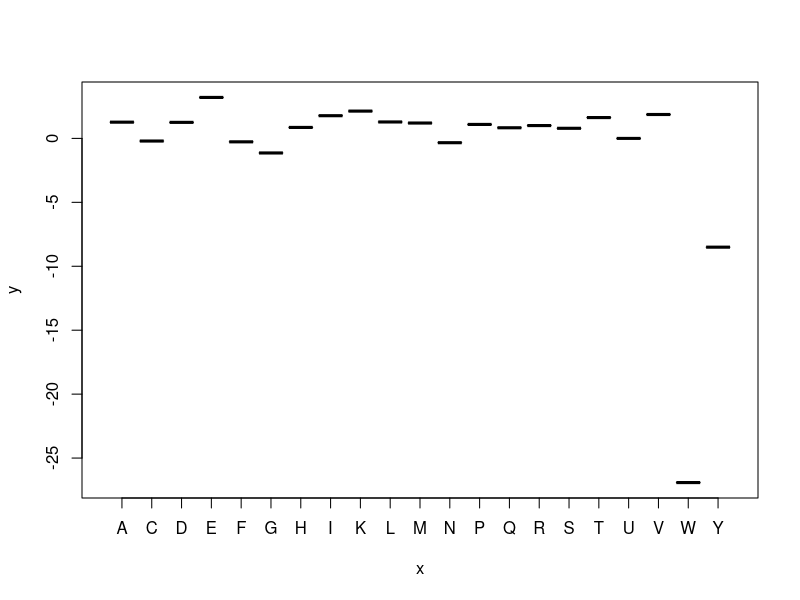
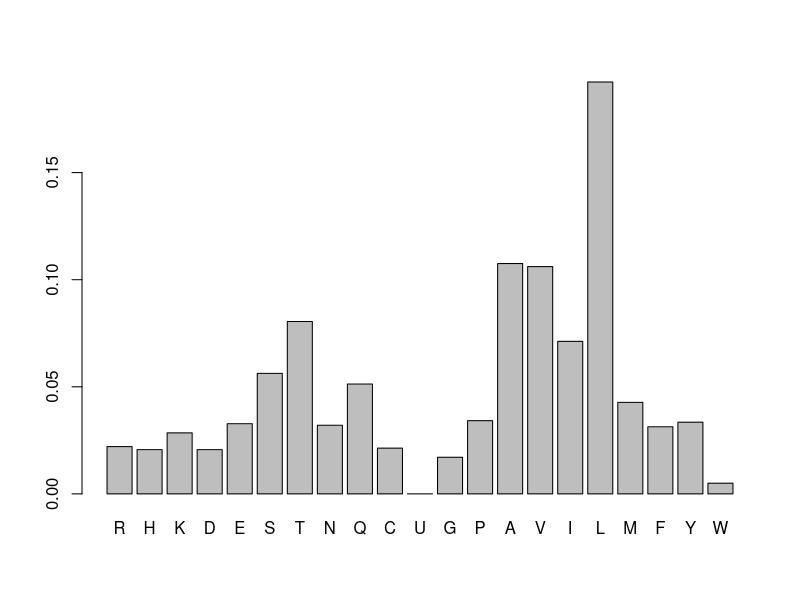
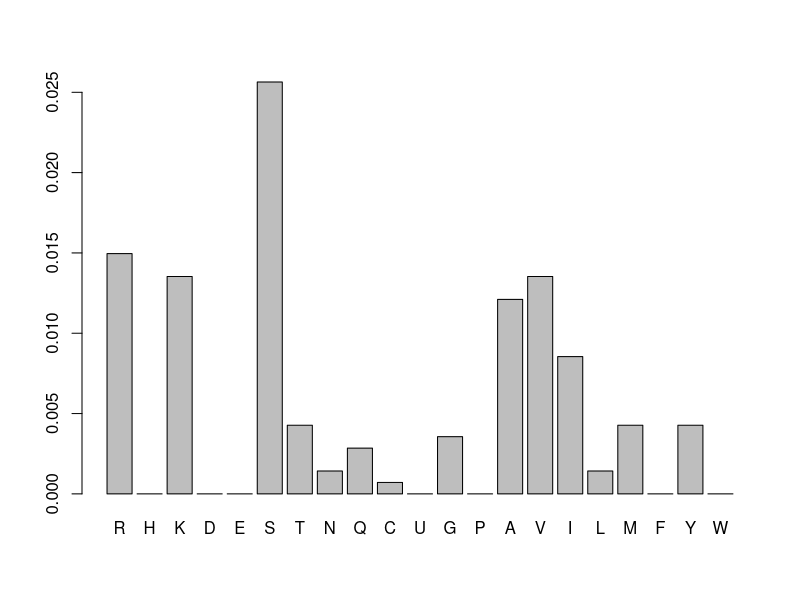

These charts were generated, in order, by the following R code: (Note: a time limit stopped this script after it produced the figures.)
# rewrite the formular of Ec in the matrix format, implement the recursive training with x and p fixed alternatively
rm(list=ls()) # clean the memeory

ctl_A0201 <- read.csv("ctl_A0201_SeqImmuIC50.csv", stringsAsFactors = FALSE) # read in allele A0201
ctl_B5701 <- read.csv("ctl_B5701_SeqImmuIC50.csv", stringsAsFactors = FALSE) # read in allele B5701
ctl_A0301 <- read.csv("ctl_A0301_SeqImmuIC50.csv", stringsAsFactors = FALSE) # read in allele A0301
ctl_B0702 <- read.csv("ctl_B0702_SeqImmuIC50.csv", stringsAsFactors = FALSE) # read in allele B0702

# only work on those peptides that bind to the MHC
bind_criteria <- 500 # the binding IC50 is 500nM
ctl_A0201_binded <- ctl_A0201[ctl_A0201$ic50 < bind_criteria, ]
ctl_B5701_binded <- ctl_B5701[ctl_B5701$ic50 < bind_criteria, ]
ctl_A0301_binded <- ctl_A0301[ctl_A0301$ic50 < bind_criteria, ]
ctl_B0702_binded <- ctl_B0702[ctl_B0702$ic50 < bind_criteria, ]

ctl_binded_combinded <- do.call("rbind", list(ctl_A0201_binded, ctl_B5701_binded, ctl_A0301_binded, ctl_B0702_binded)) # bind all the ctls into one

ctl_binded_combinded$Immunogenicity <- round(ctl_binded_combinded$Immunogenicity) # round the Immunogenicity to 0 or 1, 0.5 is round to 0

ctl_binded_combinded <- ctl_binded_combinded[nchar(ctl_binded_combinded$peptide)==9, ] # only look at the 9 mers for now, which accounts for 3/4 of the data


aa_name <- c("R", "H", "K", "D", "E", "S", "T", "N", "Q", "C", "U", "G", "P", "A", "V", "I", "L", "M", "F", "Y", "W") # this is how the map between the amino acid and the corresponding score vector p
allele_name <- c("A0201", "B5701", "A0301", "B0702") # this is the map between the  allele name the the weighit vector x
len_pep <- 9 # this is the part of peptide length that we will consider

peptide_to_matrix <- function(peptide, len_pep, aa_name, i_allele, n_allele){ # this function transforms a peptide sequence into a matrix which documents the amino acid type at each position of the matrix
  # peptide is a character array, len_pep is the length of peptide that we are interested in. If len_pep is 9, and the peptide
  # length is 10, we will only look at the first 9 amino acid. If the peptide length is 8, we will put a null on the 9th position
  # aa_name is a character array which documents the name of each amino accid
  # i_allele is the index for the MHC allele
  # n_allele is the total number of alleles
  n_aa <- length(aa_name)
  rdim <- n_aa + 1
  cdim <- len_pep + 1
  A <- matrix(integer(cdim * rdim * n_allele * n_allele), nrow = n_allele * rdim)
  
  A[(i_allele - 1) * rdim + 1, (i_allele - 1) * cdim + 1] <- 1
  
  if (length(peptide) < len_pep){
    peptide <- c(peptide, rep("X", len_pep - length(peptide)))
  }
  
  A_sub <- sapply(peptide[1 : len_pep], function(aa){
    i_aa <- which(aa == aa_name)
    v <- rep(0, n_aa)
    v[i_aa] <- 1
    v
  })
  
  A[((i_allele - 1) * rdim + 2) : (i_allele * rdim), ((i_allele - 1) * cdim + 2) : (i_allele * cdim)] <- A_sub
  
  A
}

costfunction_fixx <- function(p, x, ctl_binded_combinded, lambda_p, len_pep, aa_name, allele_name){
  n_allele <- length(allele_name)
  n_aa <- length(aa_name)
  u_expand <- matrix(rep(diag(n_aa + 1), n_allele), nrow = (n_aa + 1))

  
  t_scores <- apply(ctl_binded_combinded, 1, function(row_of_ctl){
    i_allele <- which(row_of_ctl[5] == allele_name) # extract x which corresponds to the specifc allele
    peptide_aa <- strsplit(row_of_ctl[1], "")[[1]] # we disassociate the peptide string into array of characters
    A <- peptide_to_matrix(peptide_aa, len_pep, aa_name, i_allele, n_allele)
    score <- p %*% u_expand %*% A %*% x
  })
  
  sigmoid_tscores <- 1/(1+exp(-t_scores)) # this is the sigmoid function based on the scores
  
  y <- ctl_binded_combinded$Immunogenicity
  m <- length(y)
  
  total_cost <- -mean(y*log(sigmoid_tscores) + (1 - y)*log(1 - sigmoid_tscores)) + lambda_p/(2*m)*sum(p[2:length(p)] * p[2:length(p)])
}

d_costfunction_fixx <- function(p, x, ctl_binded_combinded, lambda_p, len_pep, aa_name, allele_name){
  n_allele <- length(allele_name)
  n_aa <- length(aa_name)
  u_expand <- matrix(rep(diag(n_aa + 1), n_allele), nrow = (n_aa + 1))
  
  t_scores <- apply(ctl_binded_combinded, 1, function(row_of_ctl){
    i_allele <- which(row_of_ctl[5] == allele_name) # extract x which corresponds to the specifc allele
    peptide_aa <- strsplit(row_of_ctl[1], "")[[1]] # we disassociate the peptide string into array of characters
    A <- peptide_to_matrix(peptide_aa, len_pep, aa_name, i_allele, n_allele)
    score <- p %*% u_expand %*% A %*% x
  })
  sigmoid_tscores <- 1/(1+exp(-t_scores)) # this is the sigmoid function based on the scores
  
  d_scores <- apply(ctl_binded_combinded, 1, function(row_of_ctl){
    i_allele <- which(row_of_ctl[5] == allele_name) # extract x which corresponds to the specifc allele
    peptide_aa <- strsplit(row_of_ctl[1], "")[[1]] # we disassociate the peptide string into array of characters
    A <- peptide_to_matrix(peptide_aa, len_pep, aa_name, i_allele, n_allele)
    dscore <- u_expand %*% A %*% x
  })
  
  y <- ctl_binded_combinded$Immunogenicity
  m <- length(y)
  dpx_noreg <- (d_scores %*% (sigmoid_tscores - y))/m
  
  dpx_reg<- c(0, rep(lambda_p/m,length(aa_name)))
  
  dpx <- dpx_noreg + dpx_reg
}

costfunction_fixp <- function(x, p, ctl_binded_combinded, lambda_x, len_pep, aa_name, allele_name){
  n_allele <- length(allele_name)
  n_aa <- length(aa_name)
  u_expand <- matrix(rep(diag(n_aa + 1), n_allele), nrow = (n_aa + 1))
  
  
  t_scores <- apply(ctl_binded_combinded, 1, function(row_of_ctl){
    i_allele <- which(row_of_ctl[5] == allele_name) # extract x which corresponds to the specifc allele
    peptide_aa <- strsplit(row_of_ctl[1], "")[[1]] # we disassociate the peptide string into array of characters
    A <- peptide_to_matrix(peptide_aa, len_pep, aa_name, i_allele, n_allele)
    score <- p %*% u_expand %*% A %*% x
  })
  
  sigmoid_tscores <- 1/(1+exp(-t_scores)) # this is the sigmoid function based on the scores
  
  y <- ctl_binded_combinded$Immunogenicity
  m <- length(y)
  index_constx <- (1:n_allele - 1)*(len_pep + 1) + 1 # these are the Ec
  total_cost <- -mean(y*log(sigmoid_tscores) + (1 - y)*log(1 - sigmoid_tscores)) + lambda_x/(2*m)*sum(x[-index_constx] * x[-index_constx])
}

d_costfunction_fixp <- function(x, p, ctl_binded_combinded, lambda_x, len_pep, aa_name, allele_name){
  n_allele <- length(allele_name)
  n_aa <- length(aa_name)
  u_expand <- matrix(rep(diag(n_aa + 1), n_allele), nrow = (n_aa + 1))
  
  t_scores <- apply(ctl_binded_combinded, 1, function(row_of_ctl){
    i_allele <- which(row_of_ctl[5] == allele_name) # extract x which corresponds to the specifc allele
    peptide_aa <- strsplit(row_of_ctl[1], "")[[1]] # we disassociate the peptide string into array of characters
    A <- peptide_to_matrix(peptide_aa, len_pep, aa_name, i_allele, n_allele)
    score <- p %*% u_expand %*% A %*% x
  })
  sigmoid_tscores <- 1/(1+exp(-t_scores)) # this is the sigmoid function based on the scores
  
  d_scores <- apply(ctl_binded_combinded, 1, function(row_of_ctl){
    i_allele <- which(row_of_ctl[5] == allele_name) # extract x which corresponds to the specifc allele
    peptide_aa <- strsplit(row_of_ctl[1], "")[[1]] # we disassociate the peptide string into array of characters
    A <- peptide_to_matrix(peptide_aa, len_pep, aa_name, i_allele, n_allele)
    dscore <- p %*% u_expand %*% A
  })
  
  y <- ctl_binded_combinded$Immunogenicity
  m <- length(y)
  dpx_noreg <- (d_scores %*% (sigmoid_tscores - y))/m
  
  dpx_reg<- rep(c(0, rep(lambda_x/m,len_pep)), 4)
  
  dpx <- dpx_noreg + dpx_reg
}

evaluate <- function(p, x, ctl_binded_combinded, lambda_p, len_pep, aa_name, allele_name){
  n_allele <- length(allele_name)
  n_aa <- length(aa_name)
  u_expand <- matrix(rep(diag(n_aa + 1), n_allele), nrow = (n_aa + 1))
  
  
  t_scores <- apply(ctl_binded_combinded, 1, function(row_of_ctl){
    i_allele <- which(row_of_ctl[5] == allele_name) # extract x which corresponds to the specifc allele
    peptide_aa <- strsplit(row_of_ctl[1], "")[[1]] # we disassociate the peptide string into array of characters
    A <- peptide_to_matrix(peptide_aa, len_pep, aa_name, i_allele, n_allele)
    score <- p %*% u_expand %*% A %*% x
  })
  
  sigmoid_tscores <- 1/(1+exp(-t_scores)) # this is the sigmoid function based on the scores
}

A <- peptide_to_matrix(c("A", "A", "A", "A"), 3, aa_name, 3, 4)
p <- rep(1, 22)
x <- rep(2, 40)

#cost <- costfunction_fixx(p, x, ctl_binded_combinded[1:2, ], 0, len_pep, aa_name, allele_name)
#pinter <- d_costfunction_fixx(p, x, ctl_binded_combinded[1:2, ], 0, len_pep, aa_name, allele_name )
p_wif <- c(0.81, 0.17, 0.99, 1.23, 2.02, 0.13, 0.14, 0.42, 0.58, -0.24, 0, 0.01, 0.45, 0.17, 0.07, -0.31, -0.56, -0.23, -1.13, -0.94, -1.85)
p_woct <- c(1.81, 2.33, 2.80, 3.64, 3.63, 0.46, 0.25, 0.85, 0.77, -0.02, 0, 1.15, 0.14, 0.50, -0.46, -1.12, -1.25, -0.67, -1.71, -0.71, -2.09)
p_Sdandinski <- c(-0.2, 0.0, -1, -0.6, -1.2, -0.4, -0.5, -0.05, -0.8, 1.5, 0.0, 0.0, 0.1, -0.1, 0.05, 0.0, 0.2, -0.05, 0.4, 0.8, 1.2)
#res <- optim(runif(40, -0.8, 0.8), costfunction_fixp, d_costfunction_fixp, c(1,p_wif), ctl_binded_combinded, 0, 9, aa_name, allele_name, method = "BFGS") # this currently gives the best result
#x<- res$par
#res <- optim(c(1,p_wif), costfunction_fixx, d_costfunction_fixx, x, ctl_binded_combinded, 0, 9, aa_name, allele_name, method = "BFGS")
#p <- res$par
#res <- optim(x, costfunction_fixp, d_costfunction_fixp, p, ctl_binded_combinded, 0, 9, aa_name, allele_name, method = "BFGS") # this currently gives the best result
#x<- res$par

x <- rep(1, length(allele_name) * (len_pep + 1)) # this is the initial x
p <- c(1, p_Sdandinski) # this is the initial p
#p <- c(1, rep(-1,5), rep(0, 9), rep(1, 7))
for (i in 1:10){
  res <- optim(x, costfunction_fixp, d_costfunction_fixp, p, ctl_binded_combinded[1:140, ], 0, len_pep, aa_name, allele_name, method = "BFGS") # this currently gives the best result
  x<- res$par
  print(res$value)
  res <- optim(p, costfunction_fixx, d_costfunction_fixx, x, ctl_binded_combinded[1:140, ], 0, len_pep, aa_name, allele_name, method = "BFGS")
  p <- res$par
  print(res$value)
}

#x <- rep(1, 40) # this is the initial x
#p <- c(1, p_wif) # this is the initial p
#for (i in 1:10){
#  res <- optim(p, costfunction_fixx, d_costfunction_fixx, x, ctl_binded_combinded, 0, len_pep, aa_name, allele_name, method = "Nelder-Mead")
#  p <- res$par
#  print(res$value)
#  res <- optim(x, costfunction_fixp, d_costfunction_fixp, p, ctl_binded_combinded, 0, len_pep, aa_name, allele_name, method = "Nelder-Mead") # this currently gives the best result
#  x<- res$par
#  print(res$value)
#}

pred <- evaluate(p, x, ctl_binded_combinded[1:140,], 0, len_pep, aa_name, allele_name) # see what prediction is made by the trained model
exper_pred <- cbind(ctl_binded_combinded[1:140,]$Immunogenicity, round(pred)) # this is easy for us to see which prediction is right, which prediction is wrong
length(which(exper_pred[,1] != exper_pred[,2])) # find out how many predictions are wrong
fn <- length(which((exper_pred[,1] == 1) & (exper_pred[,2] == 0))) # this is false negative
fp <- length(which((exper_pred[,1] == 0) & (exper_pred[,2] == 1))) # this is false positive
pos <- length(which(exper_pred[,1] == 1))
neg <- length(which(exper_pred[,1] == 0))

# currently it is good to just look at the 9 mers, since it yeilds the best results
plot(factor(aa_name), -p[2:length(p)])

# count the occurences of each characters 
freq <- function(word, letter){
  sum(charToRaw(word) == charToRaw(letter))
}

freq_in_database <- function(letter, peps){
  sum(sapply(peps, freq, letter))/(length(peps) * len_pep)
}

freq_aa <- sapply(aa_name, freq_in_database, ctl_A0201_binded$peptide) # the occurence frequency of W is very low, that is why we always get super large W
barplot(freq_aa)

# count the occurences of each aa at each position
freq_position <- sapply(1:9, function(i){
  sapply(aa_name, freq_in_database, substr(ctl_A0201_binded$peptide, i, i))
})
barplot(freq_position[,1]) # aa at position 2 and 9 are fairly conserved

##############################################################

ctl_A0201_binded_9mer <- ctl_A0201_binded[nchar(ctl_A0201_binded$peptide) == 9, ]
ctl_A0201_binded_9mer$Immunogenicity <- round(ctl_A0201_binded_9mer$Immunogenicity)
ctl_A0201_binded_9mer_reshuffle <- ctl_A0201_binded_9mer[sample(nrow(ctl_A0201_binded_9mer)), ]
index_train_set <- round(nrow(ctl_A0201_binded_9mer_reshuffle)*0.7)
train_set <- ctl_A0201_binded_9mer_reshuffle[1:index_train_set, ]
test_set <- ctl_A0201_binded_9mer_reshuffle[(index_train_set+1):nrow(ctl_A0201_binded_9mer_reshuffle), ]

x <- rep(1, length(allele_name) * (len_pep + 1)) # this is the initial x
p <- c(1, p_Sdandinski) # this is the initial p

for (i in 1:10){
  res <- optim(x, costfunction_fixp, d_costfunction_fixp, p, train_set, 0, len_pep, aa_name, allele_name, method = "BFGS") # this currently gives the best result
  x<- res$par
  print(res$value)
  res <- optim(p, costfunction_fixx, d_costfunction_fixx, x, train_set, 0, len_pep, aa_name, allele_name, method = "BFGS")
  p <- res$par
  print(res$value)
}

pred <- evaluate(p, x, train_set, 0, len_pep, aa_name, allele_name) # see what prediction is made by the trained model
exper_pred <- cbind(round(train_set$Immunogenicity), round(pred)) # this is easy for us to see which prediction is right, which prediction is wrong
length(which(exper_pred[,1] != exper_pred[,2])) # find out how many predictions are wrong
fn <- length(which((exper_pred[,1] == 1) & (exper_pred[,2] == 0))) # this is false negative
fp <- length(which((exper_pred[,1] == 0) & (exper_pred[,2] == 1))) # this is false positive
pos <- length(which(exper_pred[,1] == 1))
neg <- length(which(exper_pred[,1] == 0))

plot(factor(aa_name), -p[2:length(p)])

pred_test <- evaluate(p, x, test_set, 0, len_pep, aa_name, allele_name) # see what prediction is made by the trained model
exper_pred_test <- cbind(round(test_set$Immunogenicity), round(pred_test)) # this is easy for us to see which prediction is right, which prediction is wrong
length(which(exper_pred_test[,1] != exper_pred_test[,2])) # find out how many predictions are wrong
fn_test <- length(which((exper_pred_test[,1] == 1) & (exper_pred_test[,2] == 0))) # this is false negative
fp_test <- length(which((exper_pred_test[,1] == 0) & (exper_pred_test[,2] == 1))) # this is false positive
pos_test <- length(which(exper_pred_test[,1] == 1))
neg_test <- length(which(exper_pred_test[,1] == 0))
# without regularization, we have 20% error rate for the training set and 30% for the test set


x <- rep(1, length(allele_name) * (len_pep + 1)) # this is the initial x
p <- c(1, p_Sdandinski) # this is the initial p

for (i in 1:10){
  res <- optim(x, costfunction_fixp, d_costfunction_fixp, p, train_set, 0.0, len_pep, aa_name, allele_name, method = "BFGS") # this currently gives the best result
  x<- res$par
  print(res$value)
  res <- optim(p, costfunction_fixx, d_costfunction_fixx, x, train_set, 0.5, len_pep, aa_name, allele_name, method = "BFGS")
  p <- res$par
  print(res$value)
}

pred <- evaluate(p, x, train_set, 0, len_pep, aa_name, allele_name) # see what prediction is made by the trained model
exper_pred <- cbind(round(train_set$Immunogenicity), round(pred)) # this is easy for us to see which prediction is right, which prediction is wrong
length(which(exper_pred[,1] != exper_pred[,2])) # find out how many predictions are wrong
fn <- length(which((exper_pred[,1] == 1) & (exper_pred[,2] == 0))) # this is false negative
fp <- length(which((exper_pred[,1] == 0) & (exper_pred[,2] == 1))) # this is false positive
pos <- length(which(exper_pred[,1] == 1))
neg <- length(which(exper_pred[,1] == 0))

plot(factor(aa_name), -p[2:length(p)])

pred_test <- evaluate(p, x, test_set, 0, len_pep, aa_name, allele_name) # see what prediction is made by the trained model
exper_pred_test <- cbind(round(test_set$Immunogenicity), round(pred_test)) # this is easy for us to see which prediction is right, which prediction is wrong
length(which(exper_pred_test[,1] != exper_pred_test[,2])) # find out how many predictions are wrong
fn_test <- length(which((exper_pred_test[,1] == 1) & (exper_pred_test[,2] == 0))) # this is false negative
fp_test <- length(which((exper_pred_test[,1] == 0) & (exper_pred_test[,2] == 1))) # this is false positive
pos_test <- length(which(exper_pred_test[,1] == 1))
neg_test <- length(which(exper_pred_test[,1] == 0))
